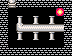

Below is a game level as drawn by its tile map, then a one-line description and the .tmx file that defines it, in full:
An orthogonal 9x7 tile map with 8x8 px tiles, 1 tile layer (4).

<map version="1.2" tiledversion="1.3.3" orientation="orthogonal" renderorder="right-down" width="9" height="7" tilewidth="8" tileheight="8" infinite="0" nextlayerid="2" nextobjectid="1">
 <tileset firstgid="1" source="tileset.tsx" />
 <layer id="1" name="4" width="9" height="7">
  <data encoding="csv">
1,4,1,1,1,1,1,1,1,
1,0,0,0,0,0,0,10,1,
1,0,2,0,2,0,2,0,1,
1,0,3,8,8,8,8,8,1,
1,0,2,0,2,0,2,0,1,
1,0,0,0,0,0,0,0,1,
1,1,1,1,1,1,1,1,1
</data>
 </layer>
</map>
